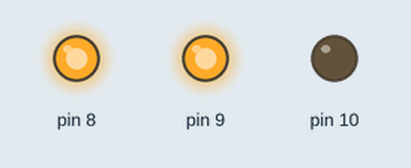
Simulated run of this sketch. Board: Arduino Uno, built with avr-gcc and run on an emulated ATmega328P. Parts: output pins drawn as LEDs (lit = HIGH).

Above: at 0.1 s.
At 63.6 s:
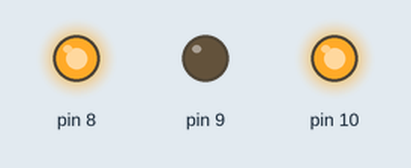
At 127.1 s:
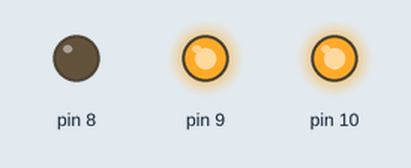
Timing chart, 0 to 128.6 s (numbered marks = the images above):
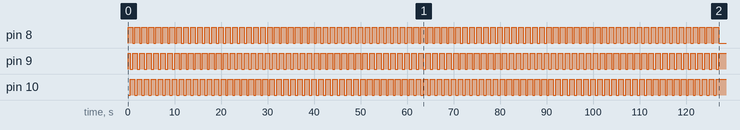

The sketch:

sketch_jan06a.ino
```cpp
void setup() {
  // put your setup code here, to run once:
pinMode(8, OUTPUT);
pinMode(9,OUTPUT);
pinMode(10,OUTPUT);
int nb = 8;
            tours('a', 'c', 'b', nb);
}
        void tours(char deplacement, char destination, char echange, int n)
        {
            if (n == 1)
            {if (destination=='a' || deplacement=='a'){digitalWrite(8,HIGH);}
            else {digitalWrite(8,LOW);}
                if (destination=='b' || deplacement=='b'){digitalWrite(9,HIGH);}
                else {digitalWrite(9,LOW);}
                if (destination=='c' || deplacement=='c'){digitalWrite(10,HIGH);}
                 else {digitalWrite(10,LOW);}
            delay(500);}
            else
            {
                tours(deplacement, echange, destination, n - 1);
                tours(deplacement, destination, echange, 1);
                tours(echange, destination, deplacement, n - 1);
            }
        }
void loop() {
  // put your main code here, to run repeatedly:


delay(500);
}
```
